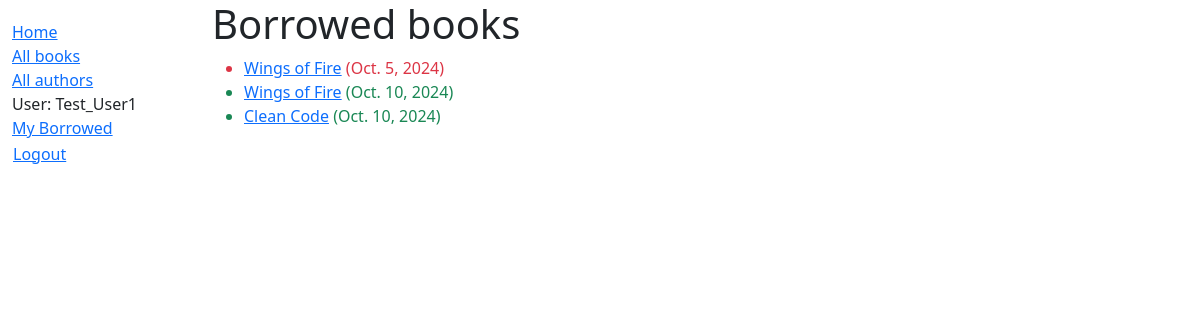
Before: /catlog/mybooks/ (signed in) with the older database file.
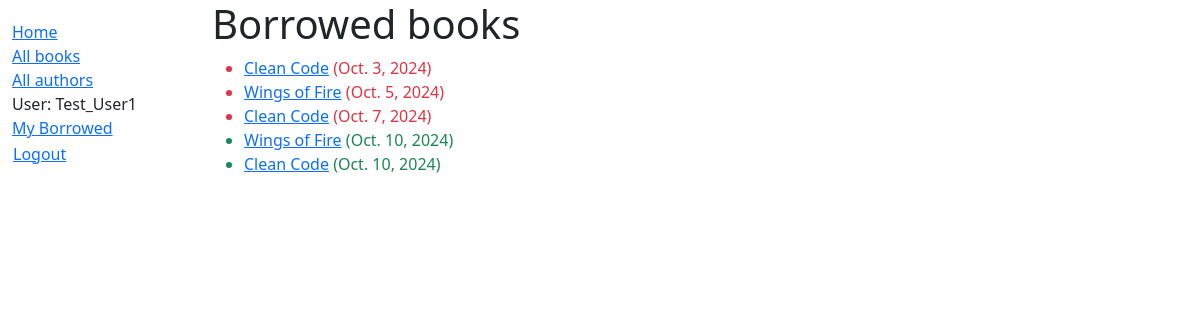
After: the same page with the newer database file.
### catlog/models.py (models this page shows, shortened)
class BookInstance(models.Model):
    id = models.UUIDField(primary_key=True, default=uuid.uuid4,
                          help_text="Unique ID for this particular book across whole library")
    book = models.ForeignKey(Book, on_delete=models.RESTRICT, null=True)
    imprint = models.CharField(max_length=200)
    due_back = models.DateField(null=True, blank=True)
    borrower = models.ForeignKey(settings.AUTH_USER_MODEL, on_delete=models.SET_NULL, null=True, blank=True)
    LOAN_STATUS = (
        ('m', 'Maintenance'),
        ('o', 'On loan'),
        ('a', 'Available'),
        ('r', 'Reserved'),
    )
    status = models.CharField(
        max_length=1,
        choices=LOAN_STATUS,
        blank=True,
        default='m',
        help_text='Book availability',
    )
    class Meta:
        ordering = ['due_back']
        permissions = (
        ("can_mark_returned", "Set book as returned"),
        ("staff_user", "Staff user"),
    )
    @property
    def is_overdue(self):
        return bool(self.due_back and date.today() > self.due_back)

class Book(models.Model):
    title = models.CharField(max_length=200)
    author = models.ForeignKey('Author', on_delete=models.RESTRICT, null=True)
    summary = models.TextField(
        max_length=1000, help_text="Enter a brief description of the book")
    isbn = models.CharField('ISBN', max_length=13,
                            unique=True,
                            help_text='13 Character <a href="https://www.isbn-international.org/content/what-isbn'
                                      '">ISBN number</a>')
    genre = models.ManyToManyField(
        Genre, help_text="Select a genre for this book")
    language = models.ForeignKey('Language', on_delete=models.PROTECT, help_text="Select a language for this book")
    def display_genre(self):
        """Create a string for the Genre. This is required to display genre in Admin."""
        return ', '.join(genre.name for genre in self.genre.all()[:3])
    display_genre.short_description = 'Genre'

### catlog/views.py (the view)
# urls.py: path('mybooks/', views.LoanedBooksByUserListView.as_view(), name='my-borrowed'),
class LoanedBooksByUserListView(LoginRequiredMixin,generic.ListView):
    model = BookInstance
    template_name = 'catlog/bookinstance_list_borrowed_user.html'
    paginate_by = 10
    def get_queryset(self):
        return (
            BookInstance.objects.filter(borrower=self.request.user)
            .filter(status__exact='o')
            .order_by('due_back')
        )

### catlog/templates/catlog/bookinstance_list_borrowed_user.html
{% extends "base_generic.html" %}
{% block content %}
    <h1>Borrowed books</h1>
    {% if bookinstance_list %}
    <ul>
      {% for bookinst in bookinstance_list %}
      <li class="{% if bookinst.is_overdue %}text-danger{% else %}text-success{% endif %}">
        <a href="{% url 'book-detail' bookinst.book.pk %}">{{ bookinst.book.title }}</a> ({{ bookinst.due_back }})
      </li>
      {% endfor %}
    </ul>
    {% else %}
      <p>There are no books borrowed.</p>
    {% endif %}
{% endblock %}

Changed rows visible on the page:
added BookInstance: book "Clean Code", due_back "Oct. 3, 2024"
now on this page (row edited): BookInstance: book "Clean Code", due_back "Oct. 7, 2024"
